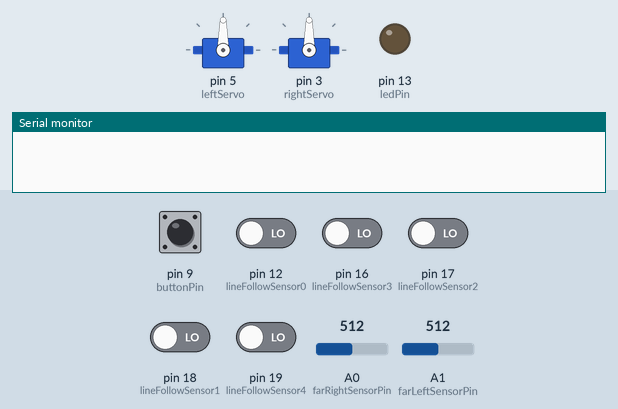
Simulated run of this sketch. Board: Arduino Nano, built with avr-gcc and run on an emulated ATmega328P. On the bench: 2 × servo, output pins drawn as LEDs (lit = HIGH), the last lines printed to the serial monitor. The inputs (shaded band) are chosen by the test bench; at power-on: pin 9 (buttonPin) HIGH, pin 12 (lineFollowSensor0), pin 16 (lineFollowSensor3), pin 17 (lineFollowSensor2), pin 18 (lineFollowSensor1), pin 19 (lineFollowSensor4) LOW, A0 (farRightSensorPin) = 512, A1 (farLeftSensorPin) = 512.

Above: at 0.8 s.
0.9 s: pin 9 (buttonPin) pulled LOW for 0.15 s
At 2.2 s:
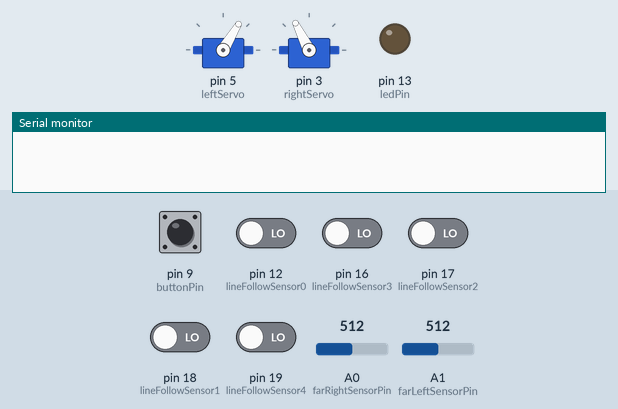
4.0 s: pin 12 (lineFollowSensor0) driven HIGH
At 5.3 s:
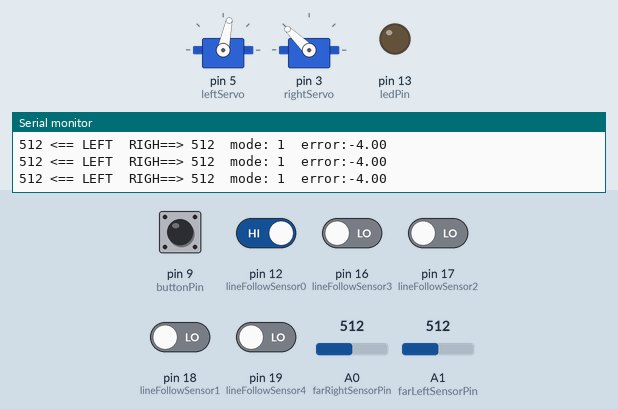
5.6 s: pin 12 (lineFollowSensor0) driven LOW
At 7.3 s:
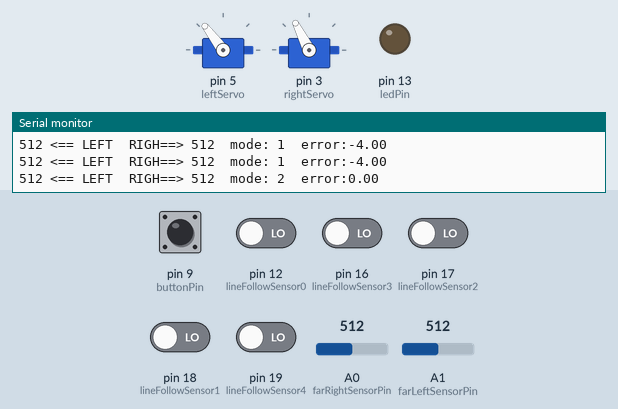
8.6 s: pin 19 (lineFollowSensor4) driven HIGH
10.1 s: A0 (farRightSensorPin) set to 217
13.1 s: A0 (farRightSensorPin) set to 188
At 13.28 s:
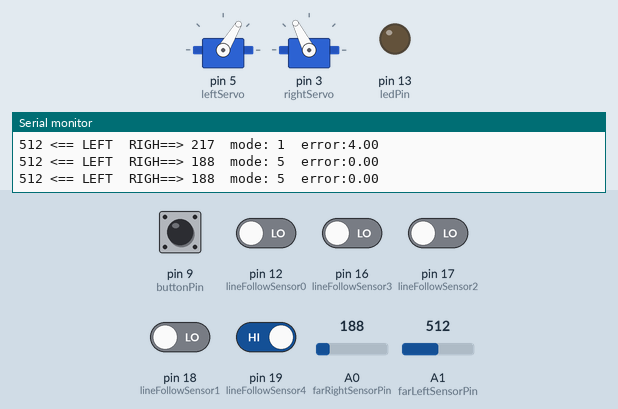
Timing chart, 0 to 17.1 s (numbered marks = the images above; inputs shaded):
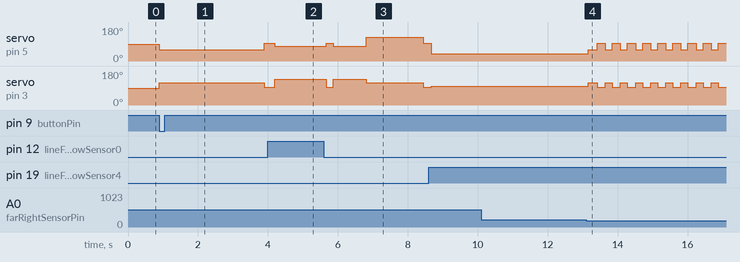

The sketch:

smart_MJRoBot_Maze_Solve_Left_Hand_Algorithm.ino
```cpp
/*------------------------------------------------------------------
7 sensors Smart Robot - Maze Solver and Line Follower with programable PID controller via BT
==> Basic movement based on Nano Mouse Robot, developed by Michael Backus (http://www.akrobotnerd.com/ )
==> Line follow based on http://samvrit.tk/tutorials/pid-control-arduino-line-follower-robot/?ckattempt=1
==> CREDIT to Patrick McCabe for the path Solving Code, visit patrickmccabemakes.com!!
Marcelo Jose Rovai - 23 April, 2016 - Visit: http://mjrobot.org
-------------------------------------------------------------------*/

#include <Servo.h>
#include "robotDefines.h"

String command;
String device;

// BT Module
#include <SoftwareSerial.h>
SoftwareSerial BT1(10, 11); // El pin 10 es Rx y el pin 11 es Tx

//---------------------------------------------
void setup()
{

  Serial.begin(9600);
  BT1.begin(9600);

  pinMode(ledPin, OUTPUT);
  pinMode(buttonPin, INPUT_PULLUP);

  // line follow sensors
  pinMode(lineFollowSensor0, INPUT);
  pinMode(lineFollowSensor1, INPUT);
  pinMode(lineFollowSensor2, INPUT);
  pinMode(lineFollowSensor3, INPUT);
  pinMode(lineFollowSensor4, INPUT);

  // servos
  leftServo.attach(5);
  rightServo.attach(3);

  BT1.print("check the PID constants to be sent to Robot");
  BT1.println('\n');


  while (digitalRead(buttonPin) && !mode)
  {
    checkBTcmd();  // verify if a comand is received from BT remote control
    manualCmd ();
    command = "";
  }

  motorFwTime (3000);

  checkPIDvalues();
  mode = STOPPED;
}

void loop()
{
  readLFSsensors();
  switch (mode)
  {
    case NO_LINE:
      motorStop();
      goAndTurn (LEFT, 180);
      break;

    case CONT_LINE:
      runExtraInch();
      readLFSsensors();
      if (mode == CONT_LINE) mazeEnd();
      else goAndTurn (LEFT, 90);  // or it is a "T" or "Cross"). In both cases, goes to LEFT
      break;

   case RIGHT_TURN:
      runExtraInch();
      readLFSsensors();
      if (mode == NO_LINE) goAndTurn (RIGHT, 90);
      break;

   case LEFT_TURN:
      goAndTurn (LEFT, 90);
      break;

   case FOLLOWING_LINE:
      followingLine();
      break;

  }
}
```

generalFunctions.ino
```cpp
void ledBlink(void)
{
   for (int i = 0; i<4; i++)
   {
      digitalWrite (ledPin, HIGH);
      delay (500);
      digitalWrite (ledPin, LOW);
      delay (500);
   }
}

//-----------------------------------------------------------------------------

 void checkBTcmd()
 {
   while (BT1.available())   //Check if there is an available byte to read
   {
     delay(10); //Delay added to make thing stable
     char c = BT1.read(); //Conduct a serial read
     device += c; //build the string.
   }
   if (device.length() > 0)
   {
     Serial.print("Command received from BT ==> ");
     Serial.println(device);
     command = device;
     device ="";  //Reset the variable
     BT1.flush();
    }
}

//------------------------------------------------------------------------
void manualCmd()
{
  switch (command[0])
  {
    case 'g':
      mode = FOLLOWING_LINE;
      break;

    case 's':
      motorStop(); //turn off both motors
      break;

    case 'f':
      motorForward();
      break;

    case 'r':
      motorTurn(RIGHT, 30);
      motorStop();

      break;

   case 'l':
      motorTurn(LEFT, 30);
      motorStop();
      break;

    case 'b':
      motorBackward();
      break;

    case 'p':
      Kp = command[2];
      break;

    case 'i':
      Ki = command[2];
      break;

    case 'd':
      Kd = command[2];
      break;
  }
}

//------------------------------------------------------------------------
void sendBTdata (int data) // send data to BT

{
    digitalWrite (ledPin, HIGH);
    BT1.print("Data from Arduino");
    BT1.print(data);
    BT1.print(" xx");
    BT1.println('\n');
    digitalWrite (ledPin, LOW);
}

//--------------------------------------------------------
void calculatePID()
{
  P = error;
  I = I + error;
  D = error-previousError;
  PIDvalue = (Kp*P) + (Ki*I) + (Kd*D);
  previousError = error;
}

//--------------------------------------------------------
void checkPIDvalues()
{

  BT1.print("PID: ");
  BT1.print(Kp);
  BT1.print(" - ");
  BT1.print(Ki);
  BT1.print(" - ");
  BT1.println(Kd);

  Serial.print("PID: ");
  Serial.print(Kp);
  Serial.print(" - ");
  Serial.print(Ki);
  Serial.print(" - ");
  Serial.println(Kd);

}

//-----------------------------------------------
void testLineFollowSensors()
{
     int LFS0 = digitalRead(lineFollowSensor0);
     int LFS1 = digitalRead(lineFollowSensor1);
     int LFS2 = digitalRead(lineFollowSensor2);
     int LFS3 = digitalRead(lineFollowSensor3);
     int LFS4 = digitalRead(lineFollowSensor4);

     Serial.print ("LFS: L  0 1 2 3 4  R ==> ");
     Serial.print (LFS0);
     Serial.print (" ");
     Serial.print (LFS1);
     Serial.print (" ");
     Serial.print (LFS2);
     Serial.print (" ");
     Serial.print (LFS3);
     Serial.print (" ");
     Serial.print (LFS4);
     Serial.print ("  ==> ");

     Serial.print (" P: ");
     Serial.print (P);
     Serial.print (" I: ");
     Serial.print (I);
     Serial.print (" D: ");
     Serial.print (D);
     Serial.print (" PID: ");
     Serial.println (PIDvalue);
}
```

mazeFunctions.ino
```cpp
void mazeEnd(void)
{
  motorStop();
  BT1.print("The End");
  mode = STOPPED;
  while (digitalRead(buttonPin))
  {
    ledBlink();
  }
}

//----------------------------------------------
void followingLine(void)
{
   readLFSsensors();
   calculatePID();
   motorPIDcontrol();
}

//----------------------------------------------
```

motorFuntions.ino
```cpp
void motorStop()
{
  leftServo.writeMicroseconds(1500);
  rightServo.writeMicroseconds(1500);
  delay(200);
}

//---------------------------------------------
void motorForward()
{
  leftServo.writeMicroseconds(1500 - (power+adj));
  rightServo.writeMicroseconds(1500 + power);
}

//---------------------------------------------
void motorBackward()
{
  leftServo.writeMicroseconds(1500 + power);
  rightServo.writeMicroseconds(1500 - power);
}

//---------------------------------------------
void motorFwTime (unsigned int time)
{
  motorForward();
  delay (time);
  motorStop();
}

//---------------------------------------------
void motorBwTime (unsigned int time)
{
  motorBackward();
  delay (time);
  motorStop();
}

//------------------------------------------------
void motorTurn(int direction, int degrees)
{
  leftServo.writeMicroseconds(1500 - (iniMotorPower+adj)*direction);
  rightServo.writeMicroseconds(1500 - iniMotorPower*direction);
  delay (round(adjTurn*degrees+1));
  motorStop();
}

//---------------------------------------------------
void motorPIDcontrol()
{

  int leftMotorSpeed = 1500 - (iniMotorPower+adj) - PIDvalue;
  int rightMotorSpeed = 1500 + iniMotorPower - PIDvalue;

  // The motor speed should not exceed the max PWM value
   constrain(leftMotorSpeed, 1000, 2000);
   constrain(rightMotorSpeed, 1000, 2000);

  leftServo.writeMicroseconds(leftMotorSpeed);
  rightServo.writeMicroseconds(rightMotorSpeed);

  //Serial.print (PIDvalue);
  //Serial.print (" ==> Left, Right:  ");
  //Serial.print (leftMotorSpeed);
  //Serial.print ("   ");
  //Serial.println (rightMotorSpeed);
}

//---------------------------------------------------
void runExtraInch(void)
{
  motorPIDcontrol();
  delay(extraInch);
  motorStop();
}

//---------------------------------------------------
void goAndTurn(int direction, int degrees)
{
  motorPIDcontrol();
  delay(adjGoAndTurn);
  motorTurn(direction, degrees);
}
//-----------------------------
void drivePolygon(unsigned int time, int sides) // for motor test only
{
    for (int i = 0; i<sides; i++)
    {
        motorFwTime (time);
        motorTurn(RIGHT, 360/sides);
    }

}
```

robotDefines.h
```cpp
int mode = 0;

# define STOPPED 0
# define FOLLOWING_LINE 1
# define NO_LINE 2
# define CONT_LINE 3
# define POS_LINE 4
# define RIGHT_TURN 5
# define LEFT_TURN 6

const int power = 250;
const int iniMotorPower = 250;
const int adj = 100;
float adjTurn = 9;
int extraInch = 200;
int adjGoAndTurn = 950;

const int ledPin = 13;
const int buttonPin = 9;

// LFSensor more to the Left is "0"
const int lineFollowSensor0 = 12;
const int lineFollowSensor1 = 18;
const int lineFollowSensor2 = 17;
const int lineFollowSensor3 = 16;
const int lineFollowSensor4 = 19;

const int farRightSensorPin = 0; //Analog Pin A0
const int farLeftSensorPin = 1; //Analog Pin A0
const int THRESHOLD = 200;
int farRightSensor = 0;
int farLeftSensor = 0;


int LFSensor[5]={0, 0, 0, 0, 0};

// PID controller
float Kp=50;
float Ki=0;
float Kd=0;

float error=0, P=0, I=0, D=0, PIDvalue=0;
float previousError=0, previousI=0;

#define RIGHT 1
#define LEFT -1

Servo leftServo;
Servo rightServo;
```

sensorFuntions.ino
```cpp
//-------------------------------------------------------------
/* read line sensors values

Sensor Array 	Error Value
0 0 0 0 1	 4
0 0 0 1 1	 3
0 0 0 1 0	 2
0 0 1 1 0	 1
0 0 1 0 0	 0
0 1 1 0 0	-1
0 1 0 0 0	-2
1 1 0 0 0	-3
1 0 0 0 0	-4

1 1 1 1 1        0 Robot found continuous line - test if an intersection or end of maze
0 0 0 0 0        0 Robot found no line: turn 180o

*/
void readLFSsensors()
{
  LFSensor[0] = digitalRead(lineFollowSensor0);
  LFSensor[1] = digitalRead(lineFollowSensor1);
  LFSensor[2] = digitalRead(lineFollowSensor2);
  LFSensor[3] = digitalRead(lineFollowSensor3);
  LFSensor[4] = digitalRead(lineFollowSensor4);

  farRightSensor = analogRead(farRightSensorPin);
  farLeftSensor = analogRead(farLeftSensorPin);

  if     ((farLeftSensor <  THRESHOLD) &&                                        (farRightSensor < THRESHOLD)) {mode = CONT_LINE; error = 0;}
  else if                                                                        (farRightSensor < THRESHOLD)  {mode = RIGHT_TURN; error = 0;}
  else if (farLeftSensor <  THRESHOLD)                                                                         {mode = LEFT_TURN; error = 0;}
  else if((LFSensor[0]== 0 )&&(LFSensor[1]== 0 )&&(LFSensor[2]== 0 )&&(LFSensor[3]== 0 )&&(LFSensor[4]== 0 ))  {mode = NO_LINE; error = 0;}
  else if((LFSensor[0]== 0 )&&(LFSensor[1]== 0 )&&(LFSensor[2]== 0 )&&(LFSensor[3]== 0 )&&(LFSensor[4]== 1 ))  {mode = FOLLOWING_LINE; error = 4;}
  else if((LFSensor[0]== 0 )&&(LFSensor[1]== 0 )&&(LFSensor[2]== 0 )&&(LFSensor[3]== 1 )&&(LFSensor[4]== 1 ))  {mode = FOLLOWING_LINE; error = 3;}
  else if((LFSensor[0]== 0 )&&(LFSensor[1]== 0 )&&(LFSensor[2]== 0 )&&(LFSensor[3]== 1 )&&(LFSensor[4]== 0 ))  {mode = FOLLOWING_LINE; error = 2;}
  else if((LFSensor[0]== 0 )&&(LFSensor[1]== 0 )&&(LFSensor[2]== 1 )&&(LFSensor[3]== 1 )&&(LFSensor[4]== 0 ))  {mode = FOLLOWING_LINE; error = 1;}
  else if((LFSensor[0]== 0 )&&(LFSensor[1]== 0 )&&(LFSensor[2]== 1 )&&(LFSensor[3]== 0 )&&(LFSensor[4]== 0 ))  {mode = FOLLOWING_LINE; error = 0;}
  else if((LFSensor[0]== 0 )&&(LFSensor[1]== 1 )&&(LFSensor[2]== 1 )&&(LFSensor[3]== 0 )&&(LFSensor[4]== 0 ))  {mode = FOLLOWING_LINE; error =- 1;}
  else if((LFSensor[0]== 0 )&&(LFSensor[1]== 1 )&&(LFSensor[2]== 0 )&&(LFSensor[3]== 0 )&&(LFSensor[4]== 0 ))  {mode = FOLLOWING_LINE; error = -2;}
  else if((LFSensor[0]== 1 )&&(LFSensor[1]== 1 )&&(LFSensor[2]== 0 )&&(LFSensor[3]== 0 )&&(LFSensor[4]== 0 ))  {mode = FOLLOWING_LINE; error = -3;}
  else if((LFSensor[0]== 1 )&&(LFSensor[1]== 0 )&&(LFSensor[2]== 0 )&&(LFSensor[3]== 0 )&&(LFSensor[4]== 0 ))  {mode = FOLLOWING_LINE; error = -4;}

  Serial.print (farLeftSensor);
  Serial.print (" <== LEFT  RIGH==> ");
  Serial.print (farRightSensor);
  Serial.print ("  mode: ");
  Serial.print (mode);
  Serial.print ("  error:");
  Serial.println (error);

}

//-----------------------------------------------------------
void readLateralSensors(void)

{

}
```

Measured:
- the behaviour switches between 200 and 199 on A0 (farRightSensorPin) (found by bisection; images 3 and 4)
- after the input at 0.9 s, servo on pin 5 (leftServo): 90° → 59° at once, → 93° 3.0 s later; servo on pin 3 (rightServo): 90° → 117° at once, → 93° 3.0 s later
- after the input at 4.0 s, servo on pin 3 (rightServo): 93° → 136° after 0.19 s
- after the input at 5.6 s, servo on pin 5 (leftServo): 78° → 93° after 0.07 s, → 78° 0.20 s later, → 127° 0.95 s later, → 93° 1.6 s later; servo on pin 3 (rightServo): 136° → 93° after 0.07 s, → 136° 0.20 s later, → 117° 0.95 s later, → 93° 1.6 s later
- after the input at 13.1 s, servo on pin 5 (leftServo): alternates 93° for 0.23 s and 59° for 0.20 s, starting after 0.06 s; servo on pin 3 (rightServo): alternates 117° for 0.20 s and 93° for 0.23 s, starting after 0.06 s
